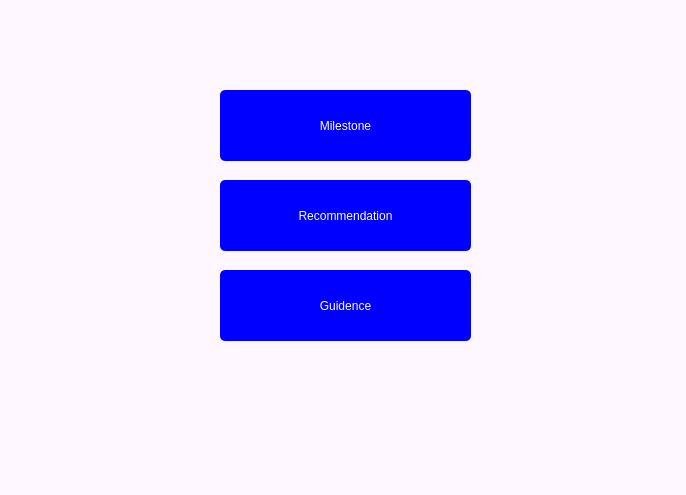
<?xml version="1.0" encoding="UTF-8"?>
<ui version="4.0">
 <class>Profile</class>
 <widget class="QWidget" name="Profile">
  <property name="geometry">
   <rect>
    <x>0</x>
    <y>0</y>
    <width>686</width>
    <height>495</height>
   </rect>
  </property>
  <property name="windowTitle">
   <string>Form</string>
  </property>
  <property name="styleSheet">
   <string notr="true">background-color: rgb(255, 247, 255);</string>
  </property>
  <widget class="QPushButton" name="milestoneButton">
   <property name="enabled">
    <bool>false</bool>
   </property>
   <property name="geometry">
    <rect>
     <x>220</x>
     <y>90</y>
     <width>251</width>
     <height>71</height>
    </rect>
   </property>
   <property name="styleSheet">
    <string notr="true">#milestoneButton{
font: 700 14pt &quot;Segoe UI&quot;;
background-color: rgb(0, 0, 255);
border-radius: 5px;
color: rgb(255, 255, 255);
}
#milestoneButton:hover{
	background-color: rgb(0, 85, 255);
}
</string>
   </property>
   <property name="text">
    <string>Milestone</string>
   </property>
   <property name="autoDefault">
    <bool>false</bool>
   </property>
  </widget>
  <widget class="QPushButton" name="recommendationButton">
   <property name="geometry">
    <rect>
     <x>220</x>
     <y>180</y>
     <width>251</width>
     <height>71</height>
    </rect>
   </property>
   <property name="styleSheet">
    <string notr="true">font: 700 14pt &quot;Segoe UI&quot;;
color: rgb(255, 255, 255);
background-color: rgb(0, 0, 255);
border-radius: 5px;</string>
   </property>
   <property name="text">
    <string>Recommendation</string>
   </property>
  </widget>
  <widget class="QPushButton" name="guidanceButton">
   <property name="geometry">
    <rect>
     <x>220</x>
     <y>270</y>
     <width>251</width>
     <height>71</height>
    </rect>
   </property>
   <property name="styleSheet">
    <string notr="true">font: 700 14pt &quot;Segoe UI&quot;;
color: rgb(255, 255, 255);
background-color: rgb(0, 0, 255);
border-radius: 5px;</string>
   </property>
   <property name="text">
    <string>Guidence</string>
   </property>
  </widget>
  <widget class="QLabel" name="studentNameLabel">
   <property name="geometry">
    <rect>
     <x>50</x>
     <y>30</y>
     <width>591</width>
     <height>31</height>
    </rect>
   </property>
   <property name="styleSheet">
    <string notr="true">color: rgb(0, 0, 255);
font: 700 14pt &quot;Segoe UI&quot;;</string>
   </property>
   <property name="text">
    <string/>
   </property>
  </widget>
 </widget>
 <resources/>
 <connections/>
</ui>
